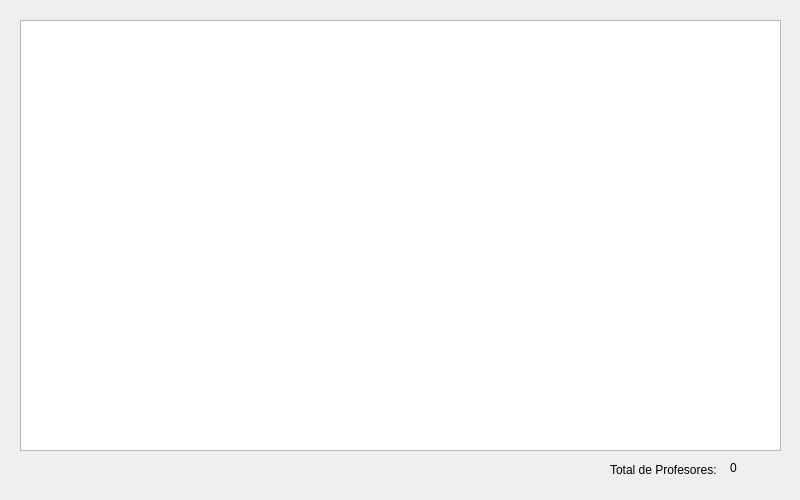
<?xml version="1.0" encoding="UTF-8"?>
<ui version="4.0">
 <class>dlgDemo44</class>
 <widget class="QDialog" name="dlgDemo44">
  <property name="geometry">
   <rect>
    <x>0</x>
    <y>0</y>
    <width>800</width>
    <height>500</height>
   </rect>
  </property>
  <property name="windowTitle">
   <string>Lista de Profesoress con Foto de FS con QTableView Personalizado</string>
  </property>
  <widget class="QTableView" name="tblProfesor">
   <property name="geometry">
    <rect>
     <x>20</x>
     <y>20</y>
     <width>761</width>
     <height>431</height>
    </rect>
   </property>
  </widget>
  <widget class="QLabel" name="lblTotalMensaje">
   <property name="geometry">
    <rect>
     <x>610</x>
     <y>460</y>
     <width>111</width>
     <height>20</height>
    </rect>
   </property>
   <property name="text">
    <string>Total de Profesores:</string>
   </property>
  </widget>
  <widget class="QLabel" name="lblTotalRegistros">
   <property name="geometry">
    <rect>
     <x>730</x>
     <y>460</y>
     <width>55</width>
     <height>16</height>
    </rect>
   </property>
   <property name="text">
    <string>0</string>
   </property>
  </widget>
 </widget>
 <resources/>
 <connections/>
</ui>
